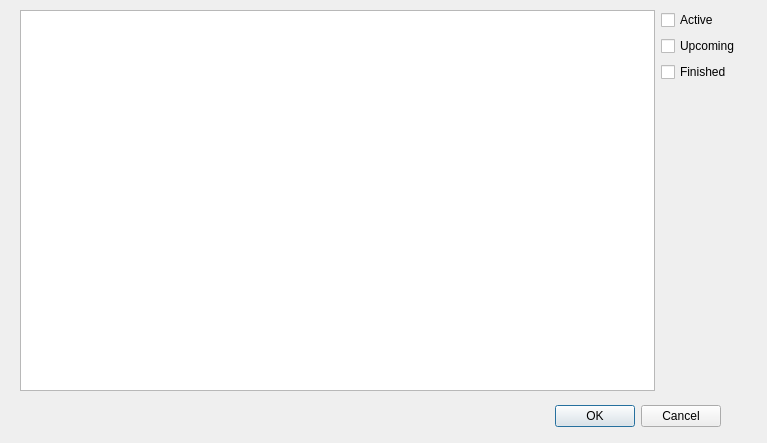
<?xml version="1.0" encoding="UTF-8"?>
<ui version="4.0">
 <class>ProposalsDialog</class>
 <widget class="QDialog" name="ProposalsDialog">
  <property name="geometry">
   <rect>
    <x>0</x>
    <y>0</y>
    <width>767</width>
    <height>443</height>
   </rect>
  </property>
  <property name="windowTitle">
   <string>Dialog</string>
  </property>
  <widget class="QDialogButtonBox" name="buttonBox">
   <property name="geometry">
    <rect>
     <x>380</x>
     <y>400</y>
     <width>341</width>
     <height>32</height>
    </rect>
   </property>
   <property name="orientation">
    <enum>Qt::Horizontal</enum>
   </property>
   <property name="standardButtons">
    <set>QDialogButtonBox::Cancel|QDialogButtonBox::Ok</set>
   </property>
  </widget>
  <widget class="QWidget" name="horizontalLayoutWidget">
   <property name="geometry">
    <rect>
     <x>20</x>
     <y>10</y>
     <width>741</width>
     <height>381</height>
    </rect>
   </property>
   <layout class="QHBoxLayout" name="horizontalLayout">
    <item>
     <widget class="QTableView" name="tableView"/>
    </item>
    <item>
     <layout class="QVBoxLayout" name="verticalLayout">
      <property name="rightMargin">
       <number>0</number>
      </property>
      <item>
       <widget class="QCheckBox" name="checkBox_Active">
        <property name="text">
         <string>Active</string>
        </property>
       </widget>
      </item>
      <item>
       <widget class="QCheckBox" name="checkBox_Upcoming">
        <property name="text">
         <string>Upcoming</string>
        </property>
       </widget>
      </item>
      <item>
       <widget class="QCheckBox" name="checkBox_Finished">
        <property name="text">
         <string>Finished</string>
        </property>
       </widget>
      </item>
      <item>
       <spacer name="horizontalSpacer">
        <property name="orientation">
         <enum>Qt::Horizontal</enum>
        </property>
        <property name="sizeType">
         <enum>QSizePolicy::Fixed</enum>
        </property>
        <property name="sizeHint" stdset="0">
         <size>
          <width>100</width>
          <height>20</height>
         </size>
        </property>
       </spacer>
      </item>
      <item>
       <spacer name="verticalSpacer">
        <property name="orientation">
         <enum>Qt::Vertical</enum>
        </property>
        <property name="sizeHint" stdset="0">
         <size>
          <width>20</width>
          <height>40</height>
         </size>
        </property>
       </spacer>
      </item>
     </layout>
    </item>
   </layout>
  </widget>
 </widget>
 <resources/>
 <connections>
  <connection>
   <sender>buttonBox</sender>
   <signal>accepted()</signal>
   <receiver>ProposalsDialog</receiver>
   <slot>accept()</slot>
   <hints>
    <hint type="sourcelabel">
     <x>248</x>
     <y>254</y>
    </hint>
    <hint type="destinationlabel">
     <x>157</x>
     <y>274</y>
    </hint>
   </hints>
  </connection>
  <connection>
   <sender>buttonBox</sender>
   <signal>rejected()</signal>
   <receiver>ProposalsDialog</receiver>
   <slot>reject()</slot>
   <hints>
    <hint type="sourcelabel">
     <x>316</x>
     <y>260</y>
    </hint>
    <hint type="destinationlabel">
     <x>286</x>
     <y>274</y>
    </hint>
   </hints>
  </connection>
 </connections>
</ui>
